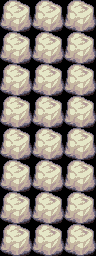

This is a level from a 2D game, rendered from its Tiled map with the project's own tilesets. A one-line summary and the complete map file follow:
An orthogonal 3x8 tile map with 32x32 px tiles, 24 tile layers (Stage1, Stage2, Stage3, Stage4, ...).

<map version="1.0" orientation="orthogonal" renderorder="right-down" width="3" height="8" tilewidth="32" tileheight="32" nextobjectid="1">
 <tileset firstgid="1" name="rock" tilewidth="32" tileheight="32" tilecount="2" columns="2">
  <image source="tiles/rock.png" width="64" height="32" />
 </tileset>
 <layer name="Stage1" width="3" height="8">
  <data encoding="csv">
1,0,0,
0,0,0,
0,0,0,
0,0,0,
0,0,0,
0,0,0,
0,0,0,
0,0,0
</data>
 </layer>
 <layer name="Stage2" width="3" height="8">
  <data encoding="csv">
1,1,0,
0,0,0,
0,0,0,
0,0,0,
0,0,0,
0,0,0,
0,0,0,
0,0,0
</data>
 </layer>
 <layer name="Stage3" width="3" height="8">
  <data encoding="csv">
1,1,0,
1,0,0,
0,0,0,
0,0,0,
0,0,0,
0,0,0,
0,0,0,
0,0,0
</data>
 </layer>
 <layer name="Stage4" width="3" height="8">
  <data encoding="csv">
1,1,0,
1,1,0,
0,0,0,
0,0,0,
0,0,0,
0,0,0,
0,0,0,
0,0,0
</data>
 </layer>
 <layer name="Stage5" width="3" height="8">
  <data encoding="csv">
1,1,0,
1,1,0,
1,0,0,
0,0,0,
0,0,0,
0,0,0,
0,0,0,
0,0,0
</data>
 </layer>
 <layer name="Stage6" width="3" height="8">
  <data encoding="csv">
1,1,0,
1,1,0,
1,1,0,
0,0,0,
0,0,0,
0,0,0,
0,0,0,
0,0,0
</data>
 </layer>
 <layer name="Stage7" width="3" height="8">
  <data encoding="csv">
1,1,0,
1,1,0,
1,1,0,
1,0,0,
0,0,0,
0,0,0,
0,0,0,
0,0,0
</data>
 </layer>
 <layer name="Stage8" width="3" height="8">
  <data encoding="csv">
0,1,0,
1,1,0,
1,1,0,
1,1,0,
0,0,0,
0,0,0,
0,0,0,
0,0,0
</data>
 </layer>
 <layer name="Stage9" width="3" height="8">
  <data encoding="csv">
1,1,0,
1,1,0,
1,1,0,
1,1,0,
1,0,0,
0,0,0,
0,0,0,
0,0,0
</data>
 </layer>
 <layer name="Stage10" width="3" height="8">
  <data encoding="csv">
1,1,0,
1,1,0,
1,1,0,
1,1,0,
1,1,0,
0,0,0,
0,0,0,
0,0,0
</data>
 </layer>
 <layer name="Stage11" width="3" height="8">
  <data encoding="csv">
1,1,0,
1,1,0,
1,1,0,
1,1,0,
1,1,0,
1,0,0,
0,0,0,
0,0,0
</data>
 </layer>
 <layer name="Stage12" width="3" height="8">
  <data encoding="csv">
1,1,0,
1,1,0,
1,1,0,
1,1,0,
1,1,0,
1,1,0,
0,0,0,
0,0,0
</data>
 </layer>
 <layer name="Stage13" width="3" height="8">
  <data encoding="csv">
1,1,1,
1,1,0,
1,1,0,
1,1,0,
1,1,0,
1,1,0,
0,0,0,
0,0,0
</data>
 </layer>
 <layer name="Stage14" width="3" height="8">
  <data encoding="csv">
1,1,1,
1,1,1,
1,1,0,
1,1,0,
1,1,0,
1,1,0,
0,0,0,
0,0,0
</data>
 </layer>
 <layer name="Stage15" width="3" height="8">
  <data encoding="csv">
1,1,1,
1,1,1,
1,1,1,
1,1,0,
1,1,0,
1,1,0,
0,0,0,
0,0,0
</data>
 </layer>
 <layer name="Stage16" width="3" height="8">
  <data encoding="csv">
1,1,1,
1,1,1,
1,1,1,
1,1,1,
1,1,0,
1,1,0,
0,0,0,
0,0,0
</data>
 </layer>
 <layer name="Stage17" width="3" height="8">
  <data encoding="csv">
1,1,1,
1,1,1,
1,1,1,
1,1,1,
1,1,1,
1,1,0,
0,0,0,
0,0,0
</data>
 </layer>
 <layer name="Stage18" width="3" height="8">
  <data encoding="csv">
1,1,1,
1,1,1,
1,1,1,
1,1,1,
1,1,1,
1,1,1,
0,0,0,
0,0,0
</data>
 </layer>
 <layer name="Stage19" width="3" height="8">
  <data encoding="csv">
1,1,1,
1,1,1,
1,1,1,
1,1,1,
1,1,1,
1,1,1,
1,0,0,
0,0,0
</data>
 </layer>
 <layer name="Stage20" width="3" height="8">
  <data encoding="csv">
1,1,1,
1,1,1,
1,1,1,
1,1,1,
1,1,1,
1,1,1,
1,1,0,
0,0,0
</data>
 </layer>
 <layer name="Stage21" width="3" height="8">
  <data encoding="csv">
1,1,1,
1,1,1,
1,1,1,
1,1,1,
1,1,1,
1,1,1,
1,1,1,
0,0,0
</data>
 </layer>
 <layer name="Stage22" width="3" height="8">
  <data encoding="csv">
1,1,1,
1,1,1,
1,1,1,
1,1,1,
1,1,1,
1,1,1,
1,1,1,
1,0,0
</data>
 </layer>
 <layer name="Stage23" width="3" height="8">
  <data encoding="csv">
1,1,1,
1,1,1,
1,1,1,
1,1,1,
1,1,1,
1,1,1,
1,1,1,
1,1,0
</data>
 </layer>
 <layer name="Stage24" width="3" height="8">
  <data encoding="csv">
1,1,1,
1,1,1,
1,1,1,
1,1,1,
1,1,1,
1,1,1,
1,1,1,
1,1,1
</data>
 </layer>
</map>
